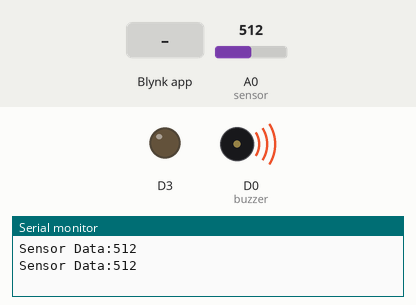
Bench run of a sketch on a simulated ESP8266 (NodeMCU). Parts: output pins drawn as LEDs (lit = HIGH), buzzer (waves = sounding, pin HIGH), the last lines printed to the serial monitor. The test bench sets the inputs (shaded band); at power-on: A0 (sensor) = 512. WiFi joins after 1.5 s; servers stay silent unless stated.

Above: at 3.0 s.
3.1 s: Blynk app writes 1 to V1
At 5.0 s:
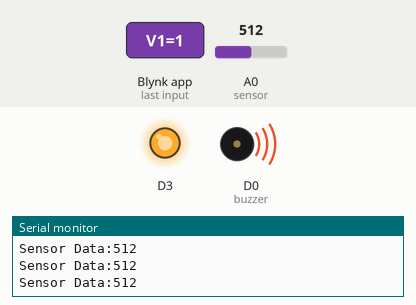
5.3 s: A0 (sensor) set to 415
8.0 s: A0 (sensor) set to 392
At 10.9 s:
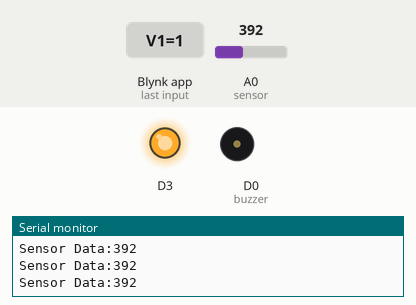
11.3 s: A0 (sensor) set to 410
At 13.3 s:
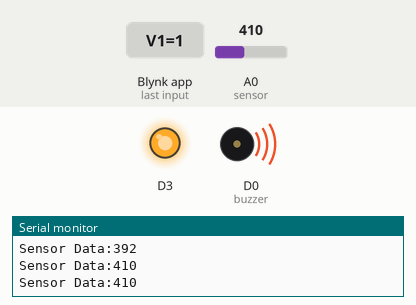
14.3 s: A0 (sensor) set to 390
At 16.9 s:
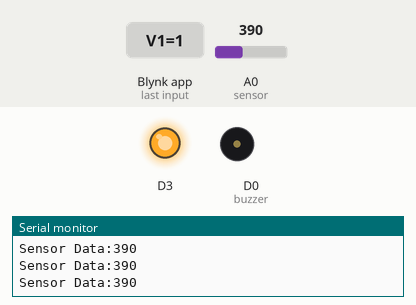
Timing chart, 0 to 18.3 s (numbered marks = the images above; inputs shaded):
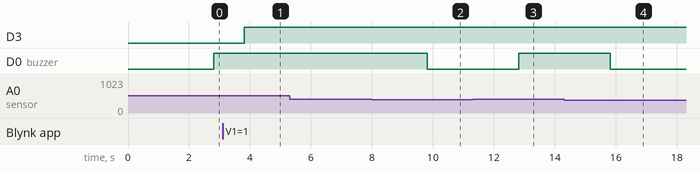

The sketch:

prefinal.ino
```cpp
#define BLYNK_TEMPLATE_ID "TMPL3InVDC1kk"
#define BLYNK_TEMPLATE_NAME "gasSensor"
#define BLYNK_AUTH_TOKEN "lVtOBwim3176gm9TdRucnP5yeZpXWj3P"

//Include the library files
#define BLYNK_PRINT Serial
#include <ESP8266WiFi.h>
#include <BlynkSimpleEsp8266.h>

int buzzer = D0;
int sensor = A0;
int relay = D3;
int sensorData;
int sensorThres = 1500;


BlynkTimer timer;
char auth[] = BLYNK_AUTH_TOKEN;
char ssid[] = "Test1";//Enter your WIFI name
char pass[] = "123456789";//Enter your WIFI password

// //Get the button value
BLYNK_WRITE(V0) {
  digitalWrite(A0, param.asInt());
  int sensorValue= param.asInt();

}
BLYNK_WRITE(V1) {
  digitalWrite(D3, param.asInt());
}

void setup() {
  //Set the LED pin as an output pin
  pinMode(D0, OUTPUT);
  pinMode(A0, INPUT);
  pinMode(D3, OUTPUT);
  Serial.begin(9600);

  //Initialize the Blynk library
  Blynk.begin(auth, ssid, pass, "blynk.cloud", 80);
}

  void loop()
  {
    Blynk.run();
    timer.run();

    sensorData = analogRead(sensor);
    Blynk.virtualWrite(V0, sensorData);
      Serial.print("Sensor Data:");
      Serial.println(sensorData);
      delay(1000);

    if(sensorData >= 400){

      digitalWrite(buzzer, HIGH);
      // digitalWrite(relay, LOW);
      // Blynk.email("naoremdiyabarta@gmail.com", "Alert", "Gas Leakage Detected!");
      Blynk.logEvent("gas_alert","Gas Leakage Detected");

      // delay(100);

    } else {
      digitalWrite(buzzer, LOW);
      // digitalWrite(relay, HIGH);
      // delay(5000);
    }
  }


  
```

Measured:
- the behaviour switches between 400 and 399 on A0 (sensor) (found by bisection; images 1 and 2)
- after the input at 3.1 s, D3: LOW → HIGH after 0.71 s
- after the input at 8.0 s, D0 (buzzer): HIGH → LOW after 1.8 s
- after the input at 11.3 s, D0 (buzzer): LOW → HIGH after 1.5 s
- after the input at 14.3 s, D0 (buzzer): HIGH → LOW after 1.5 s
